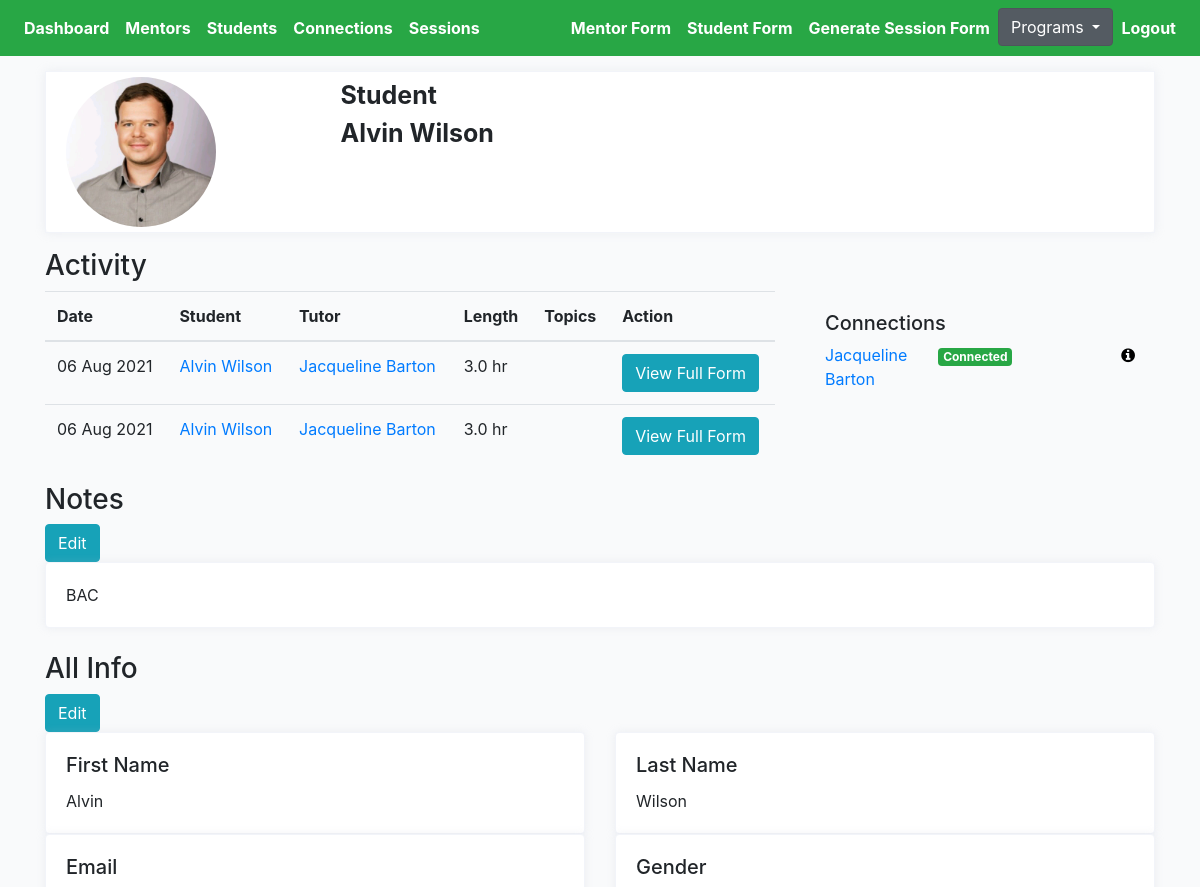
The app's page /choice/alvin-wilson/student-profile-detail (signed in, upper part), older data.
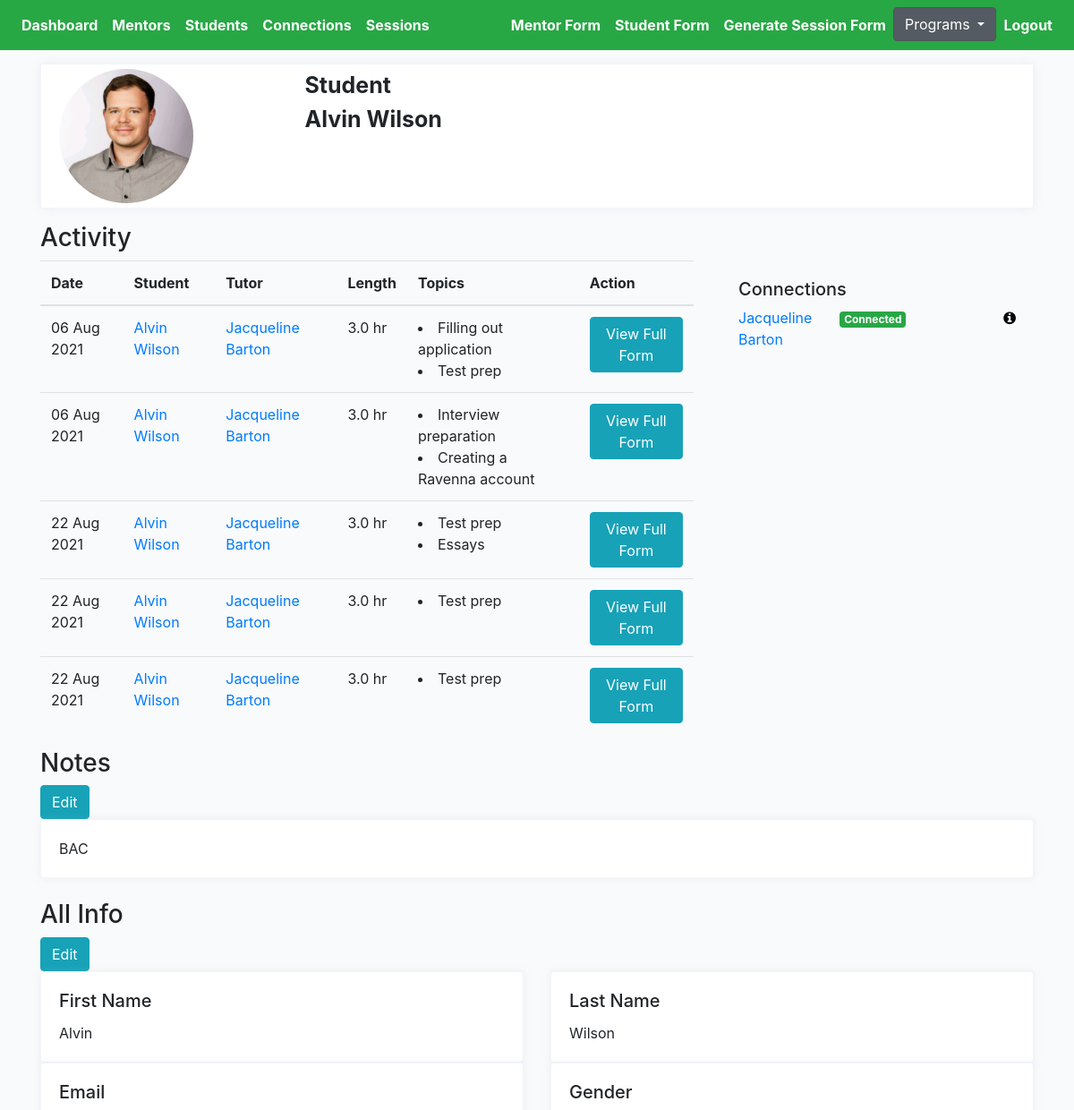
The same page, newer data.
### cprofiles/models.py (models this page shows, shortened)
class Session(models.Model):
    connection = models.ForeignKey(Connection, on_delete=models.CASCADE)
    meet = models.IntegerField(null=True, blank=True)
    length = models.FloatField(null=True, blank=True)
    topic = models.ManyToManyField(Topic, blank=True, related_name='topics')
    updated = models.DateTimeField(auto_now=True)
    created = models.DateTimeField(auto_now_add=True)
    feedback = models.TextField(null=True, blank=True, max_length=1000)
    change = models.TextField(null=True, blank=True, max_length=1000)
    support = models.ManyToManyField(Support, blank=True, related_name='supports')
    elaborate = models.TextField(null=True, blank=True, max_length=1000)
    rate = models.IntegerField(null=True, blank=True)
    productivity = models.IntegerField(null=True, blank=True)
    question = models.TextField(null=True, blank=True, max_length=1000)
    submit_status = models.BooleanField(default=False)
    step = models.CharField(max_length=200, blank=True)
    flag = models.BooleanField(default=False)
    urgent_check = models.BooleanField(default=False)
    def get_topics(self):
        return self.topic.all()
    def get_absolute_url(self):
        return reverse("cprofiles:session-detail", kwargs={"pk": self.pk})

class Connection(models.Model):
    student = models.ForeignKey(Student, on_delete=models.CASCADE, related_name='student')
    mentor = models.ForeignKey(Mentor, on_delete=models.CASCADE, related_name='mentor')
    status = models.CharField(max_length=200, choices=STATUS_CHOICES)
    updated = models.DateTimeField(auto_now=True)
    created = models.DateTimeField(auto_now_add=True)
    flag = models.BooleanField(default=False)
    progress = models.CharField(max_length=200, blank=True, null=True, choices=PROGRESS_CHOICES)
    note = models.TextField(null=True, blank=True, max_length=1000)
    def get_absolute_url(self):
        return reverse("cprofiles:connection-profile-detail", kwargs={"pk": self.pk})

class Student(models.Model):
    avatar = models.ImageField(default='avatar.png', upload_to='avatars/')
    first_name = models.CharField(max_length=200, blank=True)
    last_name = models.CharField(max_length=200, blank=True)
    email = models.EmailField(max_length=200, blank=True)
    gender = models.CharField(max_length=200, choices=GENDER_CHOICES)
    grade = models.CharField(max_length=200, choices=GRADE_CHOICES)
    school = models.CharField(max_length=200, blank=True)
    language_preference = models.CharField(null=True, blank=True, max_length=200, choices=STUDENT_PREFER_LANGUAGE_CHOICES)
    parent1_first_name = models.CharField(max_length=200, blank=True)
    parent1_last_name = models.CharField(max_length=200, blank=True)
    parent1_phone = models.CharField(max_length=200, blank=True)
    parent1_email = models.EmailField(max_length=200, blank=True)
    academic_advisor = models.CharField(max_length=200, blank=True)
    academic_advisor_email = models.EmailField(max_length=200, blank=True)
    activity = models.TextField(null=True, blank=True, max_length=1000)
    ind_scl = models.TextField(null=True, blank=True, max_length=1000)
    dont_know = models.TextField(null=True, blank=True, max_length=1000)
    proud = models.TextField(null=True, blank=True, max_length=1000)
    learn = models.TextField(null=True, blank=True, max_length=1000)
    happy = models.TextField(null=True, blank=True, max_length=1000)
    hobby = models.TextField(null=True, blank=True, max_length=1000)
    int_ind_school = models.TextField(null=True, blank=True, max_length=1000)
    look_ind_school = models.TextField(null=True, blank=True, max_length=1000)
    strength = models.TextField(null=True, blank=True, max_length=1000)
    obstacle = models.TextField(null=True, blank=True, max_length=1000)
    child_strength = models.ManyToManyField(Childstrength, blank=True, related_name='child_strength')
    social_strength = models.ManyToManyField(Socialstrength, blank=True, related_name='social_strength')
    interview_language = models.CharField(null=True, blank=True, max_length=200, choices=LANGUAGE_CHOICES)
    question = models.TextField(null=True, blank=True, max_length=1000)
    updated = models.DateTimeField(auto_now=True)
    created = models.DateTimeField(auto_now_add=True)
    slug = models.SlugField(unique=True, blank=True)
    flag = models.BooleanField(default=False)
    note = models.TextField(null=True, blank=True, max_length=1000)
    question1 = models.CharField(null=True, blank=True, max_length=200, choices=QUESTION_CHOICES)
    answer1 = models.TextField(null=True, blank=True, max_length=1000)
    question2 = models.CharField(null=True, blank=True, max_length=200, choices=QUESTION_CHOICES)
    answer2 = models.TextField(null=True, blank=True, max_length=1000)
    def get_absolute_url(self):
        return reverse("cprofiles:student-profiles-detail", kwargs={"slug": self.slug})
    def get_child_strengths(self):
        return self.child_strength.all()
    def get_social_strengths(self):
        return self.social_strength.all()
    def get_student_connections(self):
        return self.student.filter()
    __initial_first_name = None
    __initial_last_name = None
    def __init__(self, *args, **kwargs):
        super().__init__(*args, **kwargs)
        self.__initial_first_name = self.first_name
        self.__initial_last_name = self.last_name

class Mentor(models.Model):
    avatar = models.ImageField(default='avatar.png', upload_to='avatars/')
    first_name = models.CharField(max_length=200, blank=True)
    last_name = models.CharField(max_length=200, blank=True)
    email = models.EmailField(max_length=200, blank=True)
    phone = models.CharField(max_length=200, blank=True)
    address = models.CharField(max_length=200, blank=True)
    prefer_grade = models.CharField(max_length=200, choices=MENTOR_GRADE_CHOICES)
    prefer_gender = models.CharField(max_length=200, choices=GENDER_CHOICES)
    prefer_location = models.ManyToManyField(Preferlocation, blank=True, related_name='prefer_location')
    mentor_last_year = models.CharField(null=True, blank=True, max_length=200, choices=YES_NO)
    language = models.ManyToManyField(Mentorlanguage, blank=True, related_name='mentor_language')
    experience = models.CharField(null=True, blank=True, max_length=200, choices=YES_NO)
    familiar = models.TextField(null=True, blank=True, max_length=1000)
    share = models.TextField(null=True, blank=True, max_length=1000)
    hobby = models.TextField(null=True, blank=True, max_length=1000)
    question = models.TextField(null=True, blank=True, max_length=1000)
    friends = models.ManyToManyField(Student, blank=True, related_name='mentors')
    updated = models.DateTimeField(auto_now=True)
    created = models.DateTimeField(auto_now_add=True)
    slug = models.SlugField(unique=True, blank=True)
    flag = models.BooleanField(default=False)
    ethnic = models.CharField(null=True, blank=True, max_length=200, choices=ETHNIC_CHOICES)
    def get_absolute_url(self):
        return reverse("cprofiles:mentor-profiles-detail", kwargs={"slug": self.slug})
    __initial_first_name = None
    __initial_last_name = None
    def __init__(self, *args, **kwargs):
        super().__init__(*args, **kwargs)
        self.__initial_first_name = self.first_name
        self.__initial_last_name = self.last_name

class Topic(models.Model):
    name = models.CharField(max_length=200, blank=True)
    def __str__(self):
        return self.name

### cprofiles/views.py (the view)
# urls.py: path('<slug>/student-profile-detail', StudentDetailView.as_view(), name='student-profiles-detail'),
@method_decorator(login_required, name='dispatch')
@method_decorator(allowed_users(allowed_roles=['choice', 'admin']), name='dispatch')
class StudentDetailView(DetailView):
    model = Student
    template_name = 'choice/student-detail.html'
    def get_object(self):
        slug = self.kwargs.get('slug')
        mentor = Student.objects.get(slug=slug)
        return mentor
    def get_context_data(self, **kwargs):
        context = super().get_context_data(**kwargs)
        slug = self.kwargs.get('slug')
        student = Student.objects.get(slug=slug)
        sessions = Session.objects.filter(submit_status=True).filter(connection__student=student)
        sessions_ = []
        for item in sessions:
            sessions_.append(item)
        context["sessions"] = sessions_
        return context

### cprofiles/models.py (called while the page is built)
    def __str__(self):
        return self.name

    def __str__(self):
        return self.name

### templates/choice/student-detail.html (shortened to what the changed rows need)
{% extends 'cbase.html' %}
{% load static %}
{% block stylesheet %}{% static '/css/profile.css' %}{% endblock %}
{% block content %}
<div class="row">
    <div class="col-8 table-responsive-lg">
        <table class="table">
            <thead>
                <tr>
                    <th scope="col">Date</th>
                    <th scope="col">Student</th>
                    <th scope="col">Tutor</th>
                    <th scope="col">Length</th>
                    <th scope="col">Topics</th>
                    <th scope="col">Action</th>
                </tr>
            </thead>
            <tbody>
                {% for session in sessions %}
                <tr>
                    <td>{{session.created|date:"d M Y"}}</td>
                    <td><a href="{{session.connection.student.get_absolute_url}}">{{session.connection.student.first_name}}
                            {{session.connection.student.last_name}}</a></td>
                    <td><a href="{{session.connection.mentor.get_absolute_url}}">{{session.connection.mentor.first_name}}
                            {{session.connection.mentor.last_name}}</a></td>
                    <td>{{session.length}} hr</td>
                    <td>
                        {% for topic in session.get_topics %}
                        <li>{{topic}}</li>
                        {% endfor %}
                    </td>
                    <td><a href="{{session.get_absolute_url}}"><button type="submit" class="btn btn-info">View Full
                                Form</button></a></td>
                </tr>
                {% endfor %}
            </tbody>
        </table>
    </div>
    <div class="col-4">
        <div class="card-body">
            {% for connection in student.get_student_connections %}
            <div class="row">
                <div class="col"><a href="{{connection.mentor.get_absolute_url}}">{{connection.mentor.first_name}}
                        {{connection.mentor.last_name}}</a></div>
                {% if connection.status == 'connected' %}
                <div class="col"><span class="badge badge-success">Connected</div>
                {% elif connection.status == 'disconnected' %}
                <div class="col"><span class="badge badge-danger">Disconnected</div>
                {% elif connection.status == 'inactive' %}
                <div class="col"><span class="badge badge-warning">Inactive</div>
                {% endif %}
                <div class="col" style="text-align: right;"><a href="{{connection.get_absolute_url}}"><i
                            class="fa fa-info-circle" style="color:black"></i></a></div>
            </div>
            {% endfor %}
        </div>
    </div>
</div>
{% endblock content %}

Row changes from the older to the newer data that the page shows:
changed Session (number 1 of 5 on the later page): gains Topic (name "Filling out application")
now on this page (row unchanged): Topic: name "Test prep"
changed Session (number 2 of 5 on the later page): gains Topic (name "Interview preparation"); gains Topic (name "Creating a Ravenna account")
added Session: created "22 Aug 2021", connection.student.first_name "Alvin", connection.student.last_name "Wilson", connection.mentor.first_name "Jacqueline", connection.mentor.last_name "Barton", length "3.0"
now on this page (row unchanged): Topic: name "Essays", shown under "22 Aug 2021"
added Session: created "22 Aug 2021", connection.student.first_name "Alvin", connection.student.last_name "Wilson", connection.mentor.first_name "Jacqueline", connection.mentor.last_name "Barton", length "3.0"
added Session: created "22 Aug 2021", connection.student.first_name "Alvin", connection.student.last_name "Wilson", connection.mentor.first_name "Jacqueline", connection.mentor.last_name "Barton", length "3.0"
